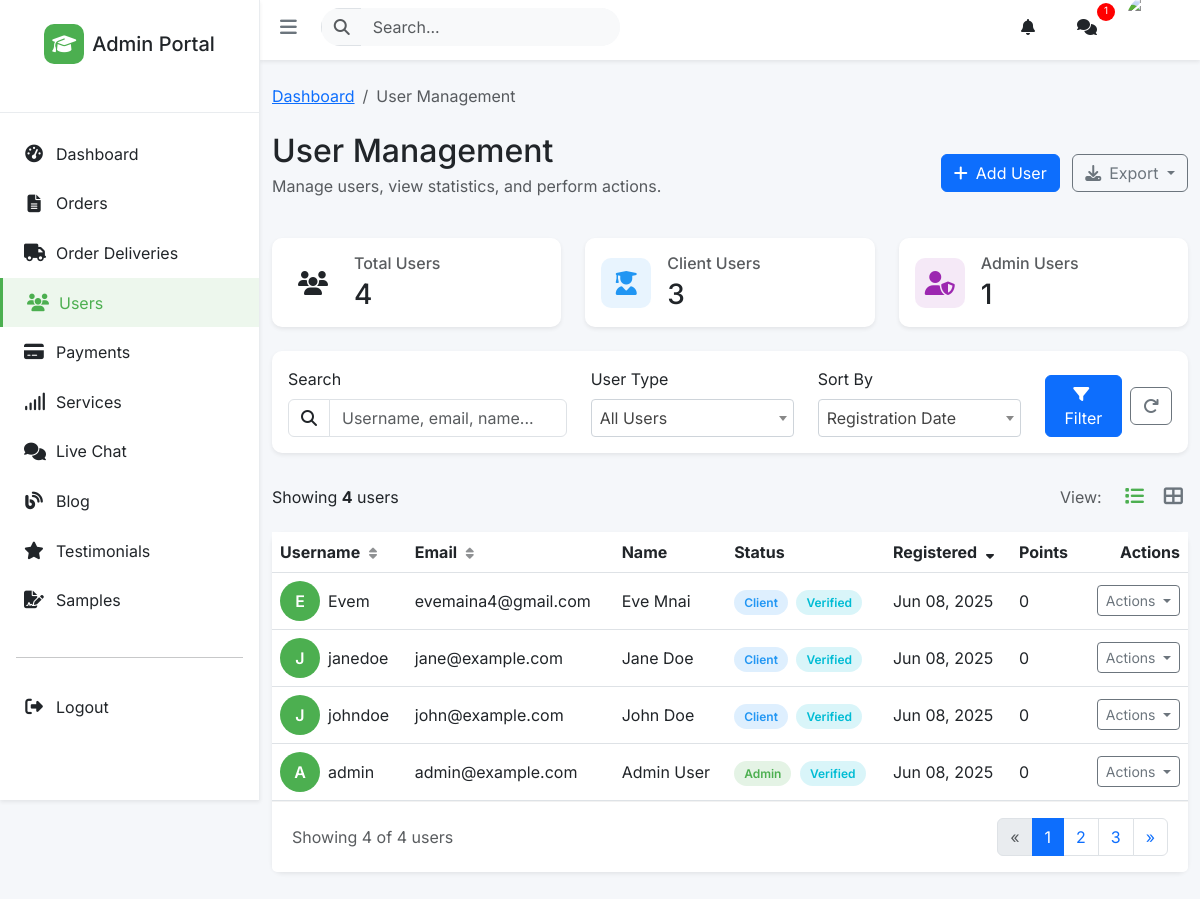
Screenshot of /admin/users/ (signed in) with the database file from the repository.
### app/models/user.py (models this page shows, shortened)
class User(UserMixin, db.Model):
    __tablename__ = 'users'
    id = db.Column(db.Integer, primary_key=True)
    email_verified = db.Column(db.Boolean, default=False)
    email_verification_token = db.Column(db.String(100))
    failed_login_attempts = db.Column(db.Integer, default=0)
    last_failed_login = db.Column(db.DateTime)
    username = db.Column(db.String(64), unique=True, nullable=False)
    email = db.Column(db.String(120), unique=True, nullable=False)
    password_hash = db.Column(db.String(256), nullable=False)
    first_name = db.Column(db.String(100))
    last_name = db.Column(db.String(100))
    gender = db.Column(db.Enum('male', 'female', name='gender_types'), nullable=False)
    is_admin = db.Column(db.Boolean, default=False, server_default='false')
    created_at = db.Column(db.DateTime, default=datetime.now)
    referral_code = db.Column(db.String(10), unique=True)
    reward_points = db.Column(db.Integer, default=0)
    braintree_customer_id = db.Column(db.String(50))
    orders = db.relationship('Order', foreign_keys='Order.client_id', backref='client', lazy=True)
    referrals = db.relationship('Referral', foreign_keys='Referral.referrer_id', backref='referrer', lazy=True)
    referred_by = db.relationship('Referral', foreign_keys='Referral.referred_id', backref='referred', lazy=True)
    notifications = db.relationship('Notification', backref='user', lazy=True)
    blog_posts = db.relationship('BlogPost', backref='author', lazy=True)
    testimonials = db.relationship('Testimonial', backref='author', lazy=True, cascade='all, delete-orphan')
    def get_name(self):
        if self.first_name and self.last_name:
            return f"{self.first_name} {self.last_name}"
        return self.username

### app/routes/admin.py (the view, shortened to what this page needs)
@admin_bp.route('/users/')
@login_required
@admin_required
def list_users():
    admin_filter = request.args.get('admin', '')
    search_query = request.args.get('search', '')
    query = User.query
    if admin_filter == 'true':
        query = query.filter(User.is_admin == True)
    elif admin_filter == 'false':
        query = query.filter(User.is_admin == False)
    sort_by = request.args.get('sort_by', 'created_at')
    sort_order = request.args.get('sort_order', 'desc')
    if sort_order == 'desc':
        query = query.order_by(getattr(User, sort_by).desc())
    else:
        query = query.order_by(getattr(User, sort_by).asc())
    users = query.all()
    total_users = User.query.count()
    admin_users = User.query.filter_by(is_admin=True).count()
    client_users = User.query.filter_by(is_admin=False).count()
    return render_template('admin/users/list.html',
                           users=users,
                           admin_filter=admin_filter,
                           search_query=search_query,
                           sort_by=sort_by,
                           sort_order=sort_order,
                           total_users=total_users,
                           admin_users=admin_users,
                           client_users=client_users,
                           title='User Management')

### app/routes/admin.py (called while the page is built)
def admin_required(f):
    @wraps(f)
    def decorated_function(*args, **kwargs):
        if not current_user.is_admin:
            flash('Admin access required', 'danger')
            return redirect(url_for('main.home'))
        return f(*args, **kwargs)
    return decorated_function

### app/templates/admin/users/list.html (shortened to what this page needs)
{% extends "admin/base.html" %}
{% block styles %}
<link href="https://cdn.jsdelivr.net/npm/select2@4.1.0-rc.0/dist/css/select2.min.css" rel="stylesheet" />
{% endblock %}
{% block content %}
<div class="container-fluid py-4">
    <nav aria-label="breadcrumb" class="mb-4">
        <ol class="breadcrumb">
            <li class="breadcrumb-item"><a href="{{ url_for('admin.index') }}">Dashboard</a></li>
            <li class="breadcrumb-item active" aria-current="page">User Management</li>
        </ol>
    </nav>
    <div class="d-flex justify-content-between align-items-center mb-4">
        <div>
            <h1 class="h2 mb-1">User Management</h1>
            <p class="text-muted">Manage users, view statistics, and perform actions.</p>
        </div>
        <div>
            <button class="btn btn-primary" data-bs-toggle="modal" data-bs-target="#addUserModal">
                <i class="fas fa-plus me-2"></i>Add User
            </button>
            <div class="dropdown d-inline-block ms-2 export-dropdown">
                <button class="btn btn-outline-secondary dropdown-toggle" type="button" id="exportDropdown" data-bs-toggle="dropdown" aria-expanded="false">
                    <i class="fas fa-download me-2"></i>Export
                </button>
            </div>
        </div>
    </div>
    <div class="row mb-4">
        <div class="col-md-4">
            <div class="card stats-card shadow-sm animated-card delayed-1">
                <div class="card-body">
                    <div class="d-flex align-items-center">
                        <div class="stats-icon me-3">
                            <i class="fas fa-users"></i>
                        </div>
                        <div>
                            <h6 class="text-muted mb-1">Total Users</h6>
                            <h3 class="mb-0">{{ total_users }}</h3>
                        </div>
                    </div>
                </div>
            </div>
        </div>
        <div class="col-md-4">
            <div class="card stats-card shadow-sm animated-card delayed-2">
                <div class="card-body">
                    <div class="d-flex align-items-center">
                        <div class="stats-icon icon-blue me-3">
                            <i class="fas fa-user-graduate"></i>
                        </div>
                        <div>
                            <h6 class="text-muted mb-1">Client Users</h6>
                            <h3 class="mb-0">{{ client_users }}</h3>
                        </div>
                    </div>
                </div>
            </div>
        </div>
        <div class="col-md-4">
            <div class="card stats-card shadow-sm animated-card delayed-3">
                <div class="card-body">
                    <div class="d-flex align-items-center">
                        <div class="stats-icon icon-purple me-3">
                            <i class="fas fa-user-shield"></i>
                        </div>
                        <div>
                            <h6 class="text-muted mb-1">Admin Users</h6>
                            <h3 class="mb-0">{{ admin_users }}</h3>
                        </div>
                    </div>
                </div>
            </div>
        </div>
    </div>
    <div class="card filter-card shadow-sm mb-4">
        <div class="card-body">
            <form method="GET" action="{{ url_for('admin.list_users') }}" id="filterForm">
                <div class="row align-items-end">
                    <div class="col-md-4 mb-3 mb-md-0">
                        <label for="search" class="form-label">Search</label>
                        <div class="input-group">
                            <span class="input-group-text bg-transparent">
                                <i class="fas fa-search"></i>
                            </span>
                            <input type="text" class="form-control" id="search" name="search" placeholder="Username, email, name..." value="{{ search_query }}">
                        </div>
                    </div>
                    <div class="col-md-3 mb-3 mb-md-0">
                        <label for="admin" class="form-label">User Type</label>
                    </div>
                    <div class="col-md-3 mb-3 mb-md-0">
                        <label for="sort_by" class="form-label">Sort By</label>
                    </div>
                    <div class="col-md-2 d-flex justify-content-end align-items-center">
                        <button type="submit" class="btn btn-primary me-2">
                            <i class="fas fa-filter me-1"></i> Filter
                        </button>
                        <a href="{{ url_for('admin.list_users') }}" class="btn btn-outline-secondary">
                            <i class="fas fa-redo"></i>
                        </a>
                    </div>
                </div>
            </form>
        </div>
    </div>
    <div class="d-flex justify-content-between align-items-center mb-3">
        <div>
            <p class="mb-0">Showing <span class="fw-bold">{{ users|length }}</span> users</p>
        </div>
        <div class="view-switch">
            <span class="text-muted me-2">View:</span>
            <button id="listViewBtn" class="active" title="List View">
                <i class="fas fa-list"></i>
            </button>
            <button id="gridViewBtn" title="Grid View">
                <i class="fas fa-th-large"></i>
            </button>
        </div>
    </div>
    <div id="listView" class="card shadow-sm mb-4">
        <div class="card-body p-0">
            <div class="table-responsive">
                <table class="table table-hover user-table mb-0">
                    <thead>
                        <tr>
                            <th class="th-sortable {% if sort_by == 'username' %}active{% endif %}" data-sort="username">
                                Username
                                <i class="fas fa-sort{% if sort_by == 'username' %}{% if sort_order == 'asc' %}-up{% else %}-down{% endif %}{% endif %} sort-icon"></i>
                            </th>
                            <th class="th-sortable {% if sort_by == 'email' %}active{% endif %}" data-sort="email">
                                Email
                                <i class="fas fa-sort{% if sort_by == 'email' %}{% if sort_order == 'asc' %}-up{% else %}-down{% endif %}{% endif %} sort-icon"></i>
                            </th>
                            <th>Name</th>
                            <th>Status</th>
                            <th class="th-sortable {% if sort_by == 'created_at' %}active{% endif %}" data-sort="created_at">
                                Registered
                                <i class="fas fa-sort{% if sort_by == 'created_at' %}{% if sort_order == 'asc' %}-up{% else %}-down{% endif %}{% endif %} sort-icon"></i>
                            </th>
                            <th>Points</th>
                            <th class="text-end">Actions</th>
                        </tr>
                    </thead>
                    <tbody>
                        {% for user in users %}
                        <tr>
                            <td>
                                <div class="d-flex align-items-center">
                                    <div class="user-avatar me-2">
                                        {{ user.username[0]|upper }}
                                    </div>
                                    <span>{{ user.username }}</span>
                                </div>
                            </td>
                            <td>{{ user.email }}</td>
                            <td>{{ user.get_name() }}</td>
                            <td>
                                {% if user.is_admin %}
                                <span class="user-badge admin-badge">Admin</span>
                                {% else %}
                                <span class="user-badge client-badge">Client</span>
                                {% endif %}
                                {% if user.email_verified %}
                                <span class="user-badge verified-badge ms-1">Verified</span>
                                {% else %}
                                <span class="user-badge not-verified-badge ms-1">Not Verified</span>
                                {% endif %}
                            </td>
                            <td>{{ user.created_at.strftime('%b %d, %Y') }}</td>
                            <td>{{ user.reward_points }}</td>
                            <td>
                                <div class="dropdown user-actions text-end">
                                    <button class="btn btn-sm btn-outline-secondary dropdown-toggle" type="button" id="userActionDropdown{{ user.id }}" data-bs-toggle="dropdown" aria-expanded="false">
                                        Actions
                                    </button>
                                </div>
                            </td>
                        </tr>
                        {% endfor %}
                    </tbody>
                </table>
            </div>
        </div>
        <div class="card-footer">
            <div class="pagination-container">
                <div>
                    <span class="text-muted">Showing {{ users|length }} of {{ total_users }} users</span>
                </div>
                <nav aria-label="Page navigation">
                    <ul class="pagination mb-0">
                        <li class="page-item disabled">
                            <a class="page-link" href="#" aria-label="Previous">
                                <span aria-hidden="true">&laquo;</span>
                            </a>
                        </li>
                        <li class="page-item active"><a class="page-link" href="#">1</a></li>
                        <li class="page-item"><a class="page-link" href="#">2</a></li>
                        <li class="page-item"><a class="page-link" href="#">3</a></li>
                        <li class="page-item">
                            <a class="page-link" href="#" aria-label="Next">
                                <span aria-hidden="true">&raquo;</span>
                            </a>
                        </li>
                    </ul>
                </nav>
            </div>
        </div>
    </div>
</div>
{% endblock %}

### app/templates/admin/users/list.html (style rules this page uses)
.user-badge { padding: 5px 10px; border-radius: 30px; font-size: 12px; font-weight: 600; }
.admin-badge { background-color: rgba(76, 175, 80, 0.15); color: var(--primary); }
.client-badge { background-color: rgba(33, 150, 243, 0.15); color: var(--secondary); }
.verified-badge { background-color: rgba(0, 188, 212, 0.15); color: var(--info); }
.filter-card { border-radius: 10px; background-color: white; }
.stats-card { border-radius: 10px; transition: all 0.2s ease; }
.stats-icon { width: 50px; height: 50px; border-radius: 10px; display: flex; align-items: center; justify-content: center; font-size: 1.5rem; }
.user-table th, .user-table td { vertical-align: middle; }
.user-avatar { width: 40px; height: 40px; background-color: var(--primary); color: white; display: flex; align-items: center; justify-content: center; font-weight: 600; border-radius: 50%; }
.sort-icon { opacity: 0.5; font-size: 0.8rem; margin-left: 5px; }
.th-sortable { cursor: pointer; }
.th-sortable.active .sort-icon { opacity: 1; }
.pagination-container { display: flex; justify-content: space-between; align-items: center; }
.animated-card { animation: fadeIn 0.5s ease forwards; }
.delayed-1 { animation-delay: 0.1s; }
.delayed-2 { animation-delay: 0.2s; }
.delayed-3 { animation-delay: 0.3s; }
.view-switch { display: flex; align-items: center; gap: 10px; }
.view-switch button { border: none; background: none; color: var(--gray); font-size: 1.2rem; padding: 5px; transition: all 0.2s ease; }
.view-switch button.active { color: var(--primary); }

### app/templates/admin/base.html (style rules this page uses)
:root { --primary: #4caf50; --primary-light: #81c784; --primary-dark: #388e3c; --primary-subtle: rgba(76, 175, 80, 0.1); --secondary: #2196f3; --success: #4caf50; --info: #00bcd4; --warning: #ffc107; --danger: #f44336; --light: #f8f9fa; --dark: #212529; --gray: #6c757d; --gray-light: #e9ecef; --sidebar-width: 260px; --sidebar-collapsed-width: 70px; --top-nav-height: 60px; }
body { font-family: "Inter", "Segoe UI", Roboto, sans-serif; background-color: #f5f7fa; }
.admin-dashboard-page { background-color: #f5f7fa; margin: 0; padding: 0; }
.card { border: none; border-radius: 10px; }
.card-footer { background-color: white; border-top: 1px solid rgba(0, 0, 0, 0.05); padding: 1rem 1.25rem; }
.icon-blue { background-color: rgba(33, 150, 243, 0.1) !important; color: #2196f3 !important; }
.icon-purple { background-color: rgba(156, 39, 176, 0.1) !important; color: #9c27b0 !important; }
.table> :not(:first-child) { border-top: 1px solid currentColor; }

### rows the page displays
User: username "E", username "Evem", email "evemaina4@gmail.com", get_name "Eve Mnai", is_admin "Client", email_verified "Verified", created_at "Jun 08, 2025", reward_points "0"
User: username "J", username "janedoe", email "jane@example.com", get_name "Jane Doe", is_admin "Client", email_verified "Verified", created_at "Jun 08, 2025", reward_points "0"
User: username "J", username "johndoe", email "john@example.com", get_name "John Doe", is_admin "Client", email_verified "Verified", created_at "Jun 08, 2025", reward_points "0"
User: username "A", username "admin", email "admin@example.com", get_name "Admin User", is_admin "Admin", email_verified "Verified", created_at "Jun 08, 2025", reward_points "0"

### other values shown
{{ total_users }} "4"
{{ client_users }} "3"
{{ admin_users }} "1"
{{ users|length }} "4"
